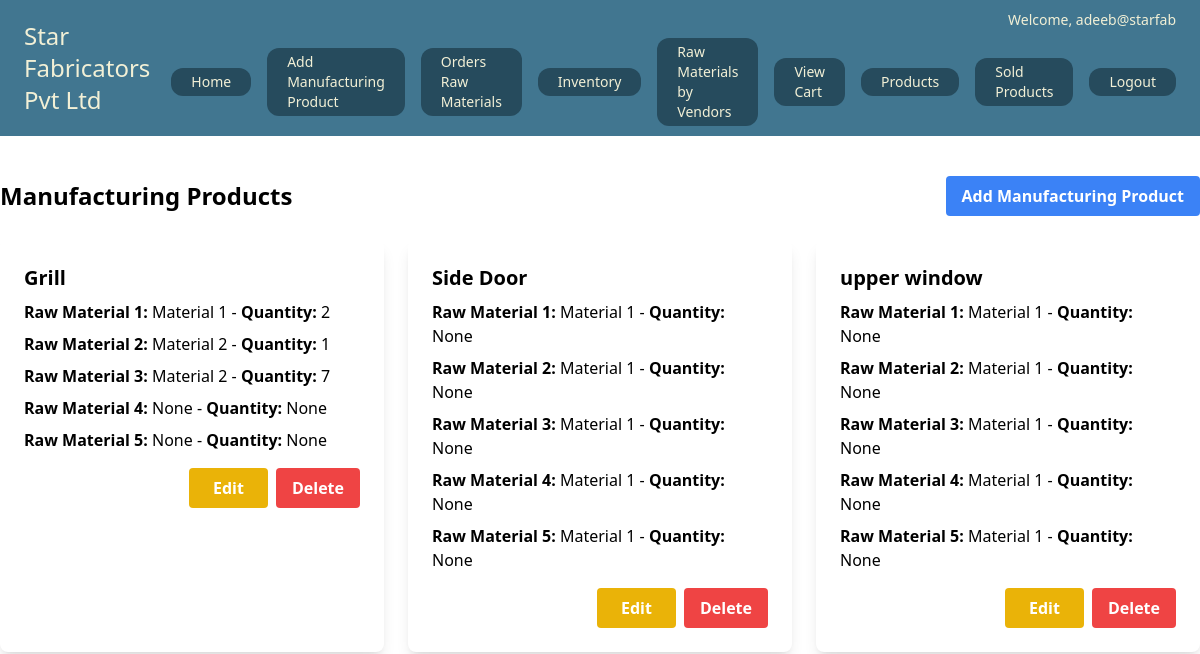
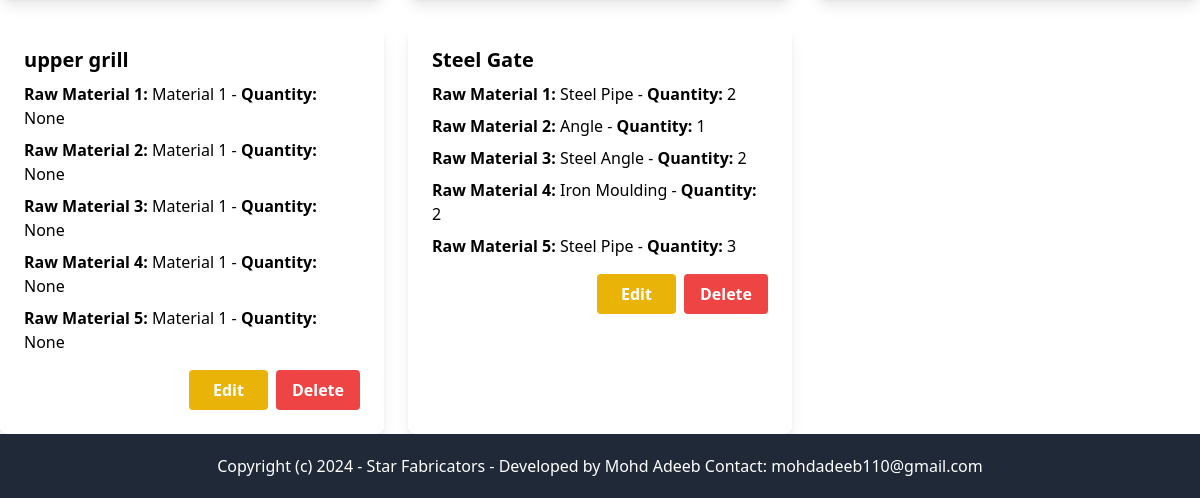
The app's page /core/manufacturing_products/ (signed in), older data (2 pictures, top to bottom).
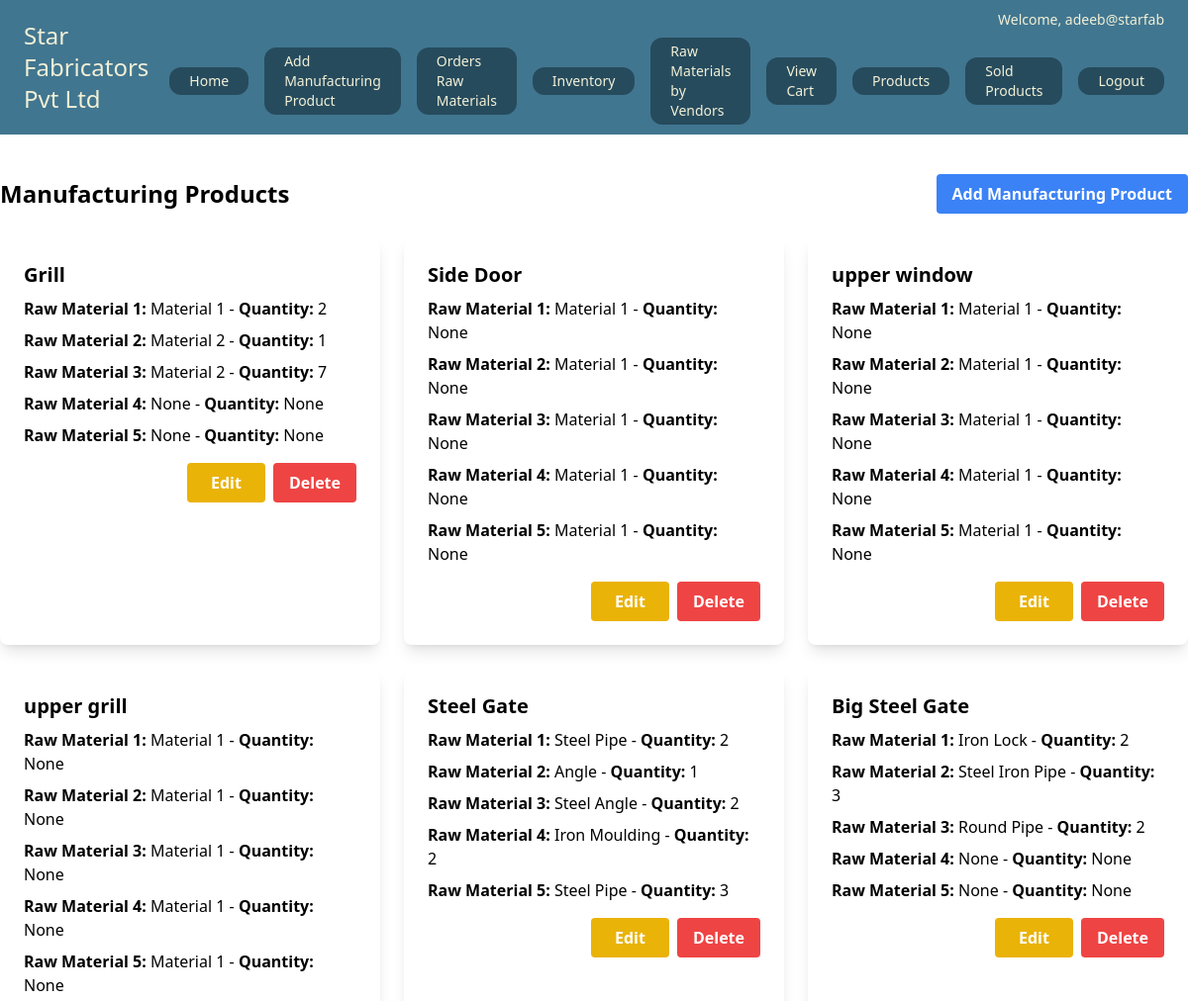
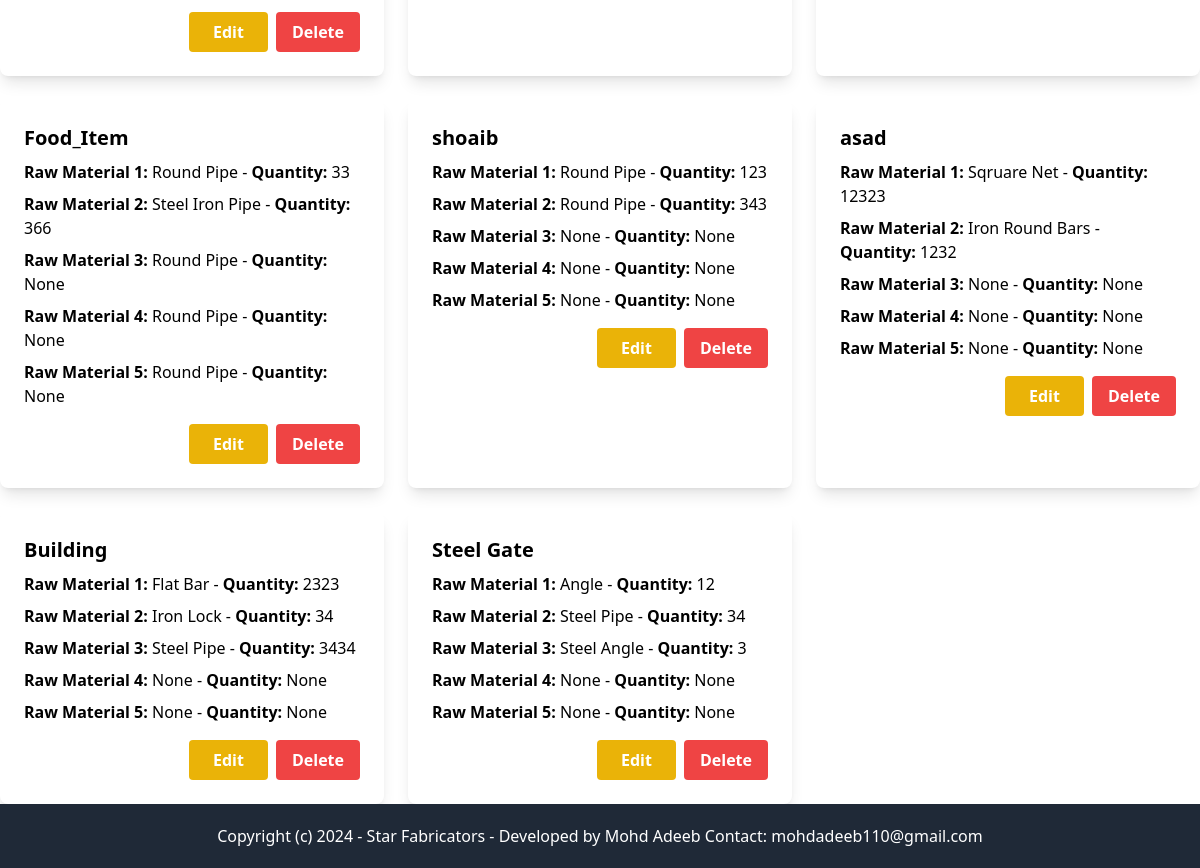
The same page, newer data (2 pictures, top to bottom).
### core/models.py (models this page shows, shortened)
class ManufacturingProduct(models.Model):
    name = models.CharField(max_length=255)
    raw_material_1 = models.CharField(max_length=255, null=True, blank=True, default=None)
    quantity_1 = models.IntegerField(null=True, blank=True, default=0)
    raw_material_2 = models.CharField(max_length=255, null=True, blank=True, default=None)
    quantity_2 = models.IntegerField(null=True, blank=True, default=0)
    raw_material_3 = models.CharField(max_length=255, null=True, blank=True, default=None)
    quantity_3 = models.IntegerField(null=True, blank=True, default=0)
    raw_material_4 = models.CharField(max_length=255, null=True, blank=True, default=None)
    quantity_4 = models.IntegerField(null=True, blank=True, default=0)
    raw_material_5 = models.CharField(max_length=255, null=True, blank=True, default=None)
    quantity_5 = models.IntegerField(null=True, blank=True, default=0)

### core/views.py (the view)
# urls.py: path('manufacturing_products/', views.manufacturing_products, name='manufacturing_products'), # Add this line
@superuser_required
def manufacturing_products(request):
    products = ManufacturingProduct.objects.all()
    return render(request, 'core/manufacturing_products.html', {'manufacturing_products': products})

### core/views.py (called while the page is built)
def superuser_required(view_func):
    decorated_view_func = user_passes_test(lambda u: u.is_superuser)(view_func)
    return decorated_view_func

### userprofile/context_processors.py (called while the page is built)
def user_profile(request):
    if request.user.is_authenticated:
        try:
            profile = Userprofile.objects.get(user=request.user)
        except Userprofile.DoesNotExist:
            profile = None
    else:
        profile = None
    return {'user_profile': profile}

### core/templates/core/manufacturing_products.html (shortened to what this page needs)
{% extends "core/base.html" %}
{% block content %}
<div class="max-w-7xl mx-auto mt-10">
    <div class="flex justify-between items-center mb-6">
        <h2 class="text-2xl font-bold">Manufacturing Products</h2>
        {% if user.is_superuser %}
            <a href="{% url 'add_manufacturing_product' %}" class="bg-blue-500 hover:bg-blue-700 text-white font-bold py-2 px-4 rounded">Add Manufacturing Product</a>
        {% endif %}
    </div>
    <div class="grid grid-cols-1 md:grid-cols-2 lg:grid-cols-3 gap-6">
        {% for product in manufacturing_products %}
        <div class="bg-white p-6 rounded-lg shadow-lg">
            <h3 class="text-xl font-bold mb-2">{{ product.name }}</h3>
            <div class="space-y-2">
                <div>
                    <span class="font-semibold">Raw Material 1:</span> {{ product.raw_material_1 }} - <span class="font-semibold">Quantity:</span> {{ product.quantity_1 }}
                </div>
                <div>
                    <span class="font-semibold">Raw Material 2:</span> {{ product.raw_material_2 }} - <span class="font-semibold">Quantity:</span> {{ product.quantity_2 }}
                </div>
                <div>
                    <span class="font-semibold">Raw Material 3:</span> {{ product.raw_material_3 }} - <span class="font-semibold">Quantity:</span> {{ product.quantity_3 }}
                </div>
                <div>
                    <span class="font-semibold">Raw Material 4:</span> {{ product.raw_material_4 }} - <span class="font-semibold">Quantity:</span> {{ product.quantity_4 }}
                </div>
                <div>
                    <span class="font-semibold">Raw Material 5:</span> {{ product.raw_material_5 }} - <span class="font-semibold">Quantity:</span> {{ product.quantity_5 }}
                </div>
            </div>
            <div class="mt-4 flex justify-end">
                <a href="{% url 'edit_manufacturing_product' product.pk %}" class="bg-yellow-500 hover:bg-yellow-700 text-white font-bold py-2 px-6 mr-2 rounded">Edit</a>
                <a href="{% url 'delete_manufacturing_product' product.pk %}" class="bg-red-500 hover:bg-red-700 text-white font-bold py-2 px-4 rounded">Delete</a>
            </div>
        </div>
        {% endfor %}
    </div>
</div>
{% endblock %}

Row changes from the older to the newer data that the page shows:
added ManufacturingProduct: name "Big Steel Gate", raw_material_1 "Iron Lock", quantity_1 "2", raw_material_2 "Steel Iron Pipe", quantity_2 "3", raw_material_3 "Round Pipe", quantity_3 "2", raw_material_4 "None", quantity_4 "None", raw_material_5 "None", quantity_5 "None"
added ManufacturingProduct: name "Food_Item", raw_material_1 "Round Pipe", quantity_1 "33", raw_material_2 "Steel Iron Pipe", quantity_2 "366", raw_material_3 "Round Pipe", quantity_3 "None", raw_material_4 "Round Pipe", quantity_4 "None", raw_material_5 "Round Pipe", quantity_5 "None"
added ManufacturingProduct: name "shoaib", raw_material_1 "Round Pipe", quantity_1 "123", raw_material_2 "Round Pipe", quantity_2 "343", raw_material_3 "None", quantity_3 "None", raw_material_4 "None", quantity_4 "None", raw_material_5 "None", quantity_5 "None"
added ManufacturingProduct: name "asad", raw_material_1 "Sqruare Net", quantity_1 "12323", raw_material_2 "Iron Round Bars", quantity_2 "1232", raw_material_3 "None", quantity_3 "None", raw_material_4 "None", quantity_4 "None", raw_material_5 "None", quantity_5 "None"
added ManufacturingProduct: name "Building", raw_material_1 "Flat Bar", quantity_1 "2323", raw_material_2 "Iron Lock", quantity_2 "34", raw_material_3 "Steel Pipe", quantity_3 "3434", raw_material_4 "None", quantity_4 "None", raw_material_5 "None", quantity_5 "None"
added ManufacturingProduct: name "Steel Gate", raw_material_1 "Angle", quantity_1 "12", raw_material_2 "Steel Pipe", quantity_2 "34", raw_material_3 "Steel Angle", quantity_3 "3", raw_material_4 "None", quantity_4 "None", raw_material_5 "None", quantity_5 "None"
